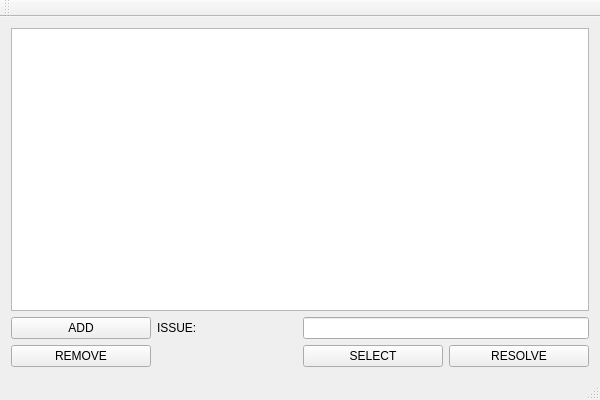
<?xml version="1.0" encoding="UTF-8"?>
<ui version="4.0">
 <class>issueTrackerClass</class>
 <widget class="QMainWindow" name="issueTrackerClass">
  <property name="geometry">
   <rect>
    <x>0</x>
    <y>0</y>
    <width>600</width>
    <height>400</height>
   </rect>
  </property>
  <property name="windowTitle">
   <string>issueTracker</string>
  </property>
  <widget class="QWidget" name="centralWidget">
   <layout class="QGridLayout" name="gridLayout">
    <item row="0" column="0" colspan="4">
     <widget class="QListWidget" name="listWidget"/>
    </item>
    <item row="1" column="0">
     <widget class="QPushButton" name="addButton">
      <property name="text">
       <string>ADD</string>
      </property>
     </widget>
    </item>
    <item row="1" column="1">
     <widget class="QLabel" name="label">
      <property name="text">
       <string>ISSUE:</string>
      </property>
     </widget>
    </item>
    <item row="1" column="2" colspan="2">
     <widget class="QLineEdit" name="lineEdit"/>
    </item>
    <item row="2" column="0">
     <widget class="QPushButton" name="removeButton">
      <property name="text">
       <string>REMOVE</string>
      </property>
     </widget>
    </item>
    <item row="2" column="2">
     <widget class="QPushButton" name="selectButton">
      <property name="text">
       <string>SELECT</string>
      </property>
     </widget>
    </item>
    <item row="2" column="3">
     <widget class="QPushButton" name="resolveButton">
      <property name="text">
       <string>RESOLVE</string>
      </property>
     </widget>
    </item>
   </layout>
  </widget>
  <widget class="QMenuBar" name="menuBar">
   <property name="geometry">
    <rect>
     <x>0</x>
     <y>0</y>
     <width>600</width>
     <height>26</height>
    </rect>
   </property>
  </widget>
  <widget class="QToolBar" name="mainToolBar">
   <attribute name="toolBarArea">
    <enum>TopToolBarArea</enum>
   </attribute>
   <attribute name="toolBarBreak">
    <bool>false</bool>
   </attribute>
  </widget>
  <widget class="QStatusBar" name="statusBar"/>
 </widget>
 <layoutdefault spacing="6" margin="11"/>
 <resources>
  <include location="issueTracker.qrc"/>
 </resources>
 <connections/>
</ui>
